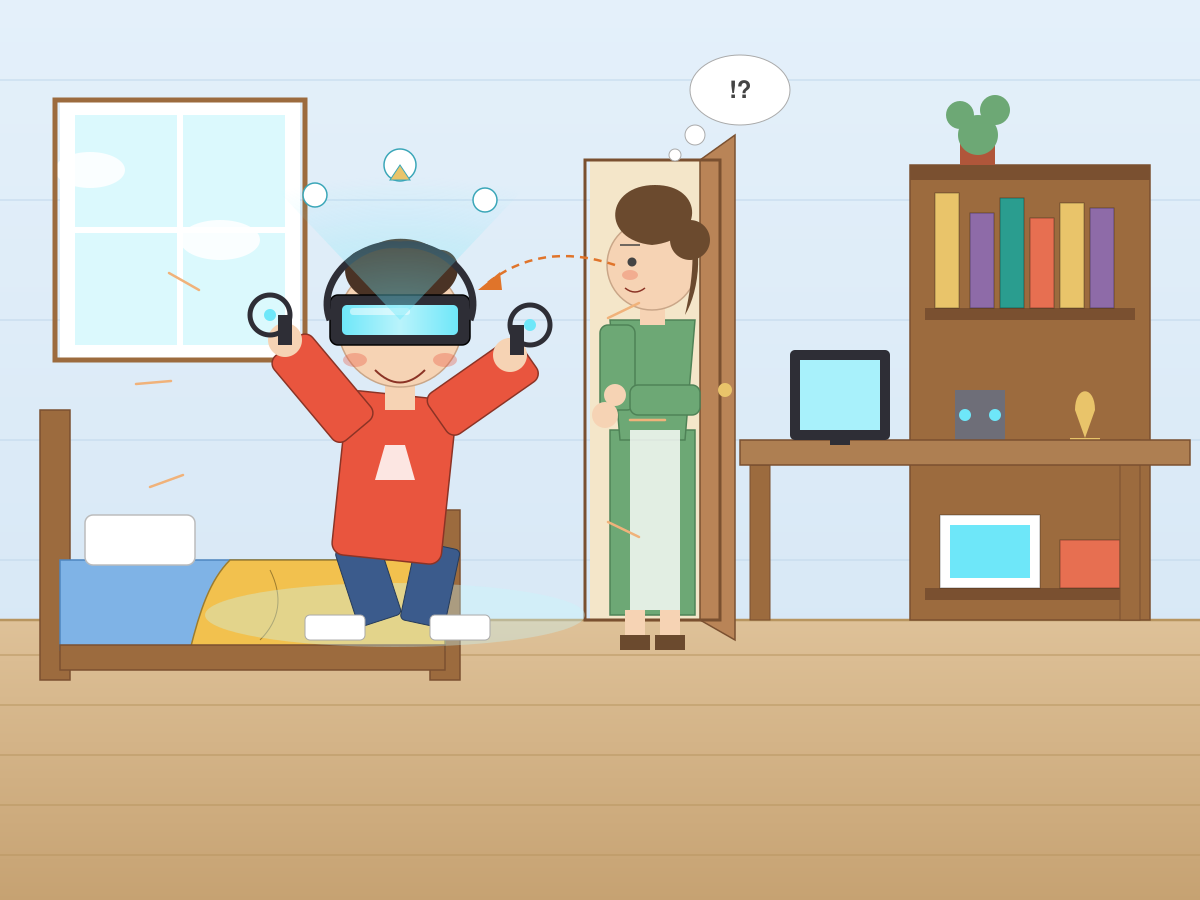

Write Python code to recreate this figure.
import sys

import matplotlib

matplotlib.use("Agg")
import matplotlib.pyplot as plt
import matplotlib.transforms as mtransforms
from matplotlib.patches import Circle, Ellipse, FancyBboxPatch, PathPatch, Polygon, Rectangle
from matplotlib.path import Path

WALL = "#DCEBF7"
WALL_LINE = "#C5DAEC"
FLOOR = "#D8B98F"
FLOOR_DARK = "#B8955F"
WOOD = "#9C6B3E"
WOOD_DARK = "#7A5030"
BED = "#7FB3E6"
BED_DARK = "#4F86BF"
BLANKET = "#F2C14E"
SKIN = "#F6D3B4"
BOY_HAIR = "#4A3325"
BOY_SHIRT = "#E9553E"
BOY_PANTS = "#3B5B8C"
VR = "#2E2E36"
VR_LIGHT = "#6EE7F9"
MOM_HAIR = "#6B4A2E"
MOM_DRESS = "#6DA875"
MOM_DRESS_DARK = "#4E8256"
DOOR = "#B98457"
HALL = "#F4E6C9"
GAZE = "#E0742A"
BOOKS = ["#E76F51", "#2A9D8F", "#E9C46A", "#8E6BA8"]


def rect(ax, x, y, w, h, fc, ec="none", lw=1.0, z=1, alpha=1.0, rot=None):
    p = Rectangle((x, y), w, h, facecolor=fc, edgecolor=ec, linewidth=lw, zorder=z, alpha=alpha)
    if rot is not None:
        cx, cy, deg = rot
        p.set_transform(mtransforms.Affine2D().rotate_deg_around(cx, cy, deg) + ax.transData)
    ax.add_patch(p)


def rrect(ax, x, y, w, h, fc, ec="none", lw=1.0, z=1, r=0.1, rot=None):
    p = FancyBboxPatch((x, y), w, h, boxstyle=f"round,pad=0,rounding_size={r}",
                       facecolor=fc, edgecolor=ec, linewidth=lw, zorder=z)
    if rot is not None:
        cx, cy, deg = rot
        p.set_transform(mtransforms.Affine2D().rotate_deg_around(cx, cy, deg) + ax.transData)
    ax.add_patch(p)


def poly(ax, pts, fc, ec="none", lw=1.0, z=1, alpha=1.0):
    ax.add_patch(Polygon(pts, closed=True, facecolor=fc, edgecolor=ec, linewidth=lw, zorder=z, alpha=alpha))


def bez(ax, verts, codes, fc="none", ec="none", lw=1.0, z=1, alpha=1.0, ls="-"):
    ax.add_patch(PathPatch(Path(verts, codes), facecolor=fc, edgecolor=ec, linewidth=lw, zorder=z,
                           alpha=alpha, linestyle=ls, capstyle="round"))


def circ(ax, xy, r, fc, ec="none", lw=1.0, z=1, alpha=1.0):
    ax.add_patch(Circle(xy, r, facecolor=fc, edgecolor=ec, linewidth=lw, zorder=z, alpha=alpha))


def main() -> None:
    out_path = sys.argv[1]
    fig = plt.figure(figsize=(12, 9), dpi=100)
    ax = fig.add_axes([0, 0, 1, 1])
    ax.set_xlim(0, 12)
    ax.set_ylim(0, 9)
    ax.set_aspect("equal")
    ax.axis("off")

    rect(ax, 0, 0, 12, 9, WALL, z=0)
    for y in (3.4, 4.6, 5.8, 7.0, 8.2):
        ax.plot([0, 12], [y, y], color=WALL_LINE, lw=0.8, zorder=0)
    rect(ax, 0, 0, 12, 2.8, FLOOR, z=1)
    for y in (0.45, 0.95, 1.45, 1.95, 2.45):
        ax.plot([0, 12], [y, y], color=FLOOR_DARK, lw=0.6, zorder=1)
    ax.plot([0, 12], [2.8, 2.8], color=FLOOR_DARK, lw=1.5, zorder=1)

    # window
    rect(ax, 0.6, 5.4, 2.4, 2.6, "white", z=2)
    rect(ax, 0.75, 5.55, 2.1, 2.3, "#DBF9FD", z=2)
    ax.add_patch(Ellipse((0.9, 7.3), 0.7, 0.36, facecolor="white", alpha=0.8, zorder=3))
    ax.add_patch(Ellipse((2.2, 6.6), 0.8, 0.4, facecolor="white", alpha=0.8, zorder=3))
    ax.plot([1.8, 1.8], [5.55, 7.85], color="white", lw=4, zorder=3)
    ax.plot([0.75, 2.85], [6.7, 6.7], color="white", lw=4, zorder=3)
    rect(ax, 0.55, 5.4, 2.5, 2.6, "none", ec=WOOD, lw=3, z=4)

    # bed
    rect(ax, 0.4, 2.2, 0.3, 2.7, WOOD, ec=WOOD_DARK, z=3)
    rect(ax, 4.3, 2.2, 0.3, 1.7, WOOD, ec=WOOD_DARK, z=3)
    rect(ax, 0.6, 2.5, 3.85, 0.9, BED, ec=BED_DARK, z=4)
    bez(ax, [(1.9, 2.5), (4.45, 2.5), (4.45, 3.4), (2.3, 3.4), (2.1, 3.2), (2.0, 2.9), (1.9, 2.5)],
        [Path.MOVETO, Path.LINETO, Path.LINETO, Path.LINETO, Path.CURVE4, Path.CURVE4, Path.CURVE4],
        fc=BLANKET, ec="#9C7C2E", lw=0.8, z=5)
    bez(ax, [(2.6, 2.6), (2.9, 2.9), (2.9, 3.1), (2.7, 3.3)], [Path.MOVETO] + [Path.CURVE4] * 3, ec="#9C7C2E", lw=0.6, z=6)
    rrect(ax, 0.85, 3.35, 1.1, 0.5, "white", ec="#BBBBBB", lw=0.8, z=6, r=0.08)
    rect(ax, 0.6, 2.3, 3.85, 0.25, WOOD, ec=WOOD_DARK, z=6)
    circ(ax, (3.6, 3.5), 0.22, "#F6BBB1", z=7)
    circ(ax, (3.45, 3.7), 0.09, "#F6BBB1", z=7)
    circ(ax, (3.75, 3.7), 0.09, "#F6BBB1", z=7)
    circ(ax, (3.53, 3.53), 0.03, "#444444", z=8)
    circ(ax, (3.67, 3.53), 0.03, "#444444", z=8)

    # bookshelf
    rect(ax, 9.1, 2.8, 2.4, 4.55, WOOD, ec=WOOD_DARK, z=3)
    for y in (3.0, 4.4, 5.8):
        rect(ax, 9.25, y, 2.1, 0.12, WOOD_DARK, z=4)
    rect(ax, 9.1, 7.2, 2.4, 0.15, WOOD_DARK, z=4)
    rect(ax, 9.6, 7.35, 0.35, 0.3, "#B0563A", z=4)
    for (cx, cy, r) in ((9.78, 7.65, 0.2), (9.6, 7.85, 0.14), (9.95, 7.9, 0.15)):
        circ(ax, (cx, cy), r, MOM_DRESS, z=4)
    for i, (x, h) in enumerate([(9.35, 1.2), (9.7, 1.0), (10.0, 1.15), (10.3, 0.95), (10.6, 1.1), (10.9, 1.05)]):
        rect(ax, x, 5.92, 0.24, h - 0.05, BOOKS[(i + 2) % 4], ec="#00000055", lw=0.6, z=4)
    rect(ax, 9.55, 4.52, 0.5, 0.58, "#6E6E78", z=4)
    circ(ax, (9.65, 4.85), 0.06, VR_LIGHT, z=5)
    circ(ax, (9.95, 4.85), 0.06, VR_LIGHT, z=5)
    rect(ax, 10.7, 4.52, 0.3, 0.1, BOOKS[2], z=4)
    bez(ax, [(10.85, 4.62), (10.75, 4.9), (10.75, 5.15), (10.95, 5.15), (10.95, 4.9), (10.85, 4.62)],
        [Path.MOVETO, Path.LINETO, Path.CURVE4, Path.CURVE4, Path.CURVE4, Path.LINETO], fc=BOOKS[2], z=4)
    rect(ax, 9.4, 3.12, 1.0, 0.73, "white", ec="#00000055", z=4)
    rect(ax, 9.5, 3.22, 0.8, 0.53, VR_LIGHT, z=5)
    rect(ax, 10.6, 3.12, 0.6, 0.48, BOOKS[0], ec="#00000055", z=4)

    # desk with monitor
    rect(ax, 11.2, 2.8, 0.2, 1.6, WOOD, ec=WOOD_DARK, z=3)
    rect(ax, 7.4, 4.35, 4.5, 0.25, "#AE7F52", ec=WOOD_DARK, z=5)
    rect(ax, 7.5, 2.8, 0.2, 1.55, WOOD, ec=WOOD_DARK, z=3)
    rrect(ax, 7.9, 4.6, 1.0, 0.9, VR, z=6, r=0.05)
    rect(ax, 8.0, 4.7, 0.8, 0.7, "#A8F1FB", z=7)
    rect(ax, 8.3, 4.55, 0.2, 0.1, VR, z=6)

    # door and hallway
    rect(ax, 5.9, 2.8, 1.3, 4.6, HALL, z=2)
    poly(ax, [(7.0, 2.8), (7.35, 2.6), (7.35, 7.65), (7.0, 7.4)], DOOR, ec=WOOD_DARK, lw=1.0, z=3)
    rect(ax, 5.85, 2.8, 1.35, 4.6, "none", ec=WOOD_DARK, lw=1.5, z=4)
    circ(ax, (7.25, 5.1), 0.07, BOOKS[2], z=5)

    # mother in the doorway
    rect(ax, 6.1, 2.85, 0.85, 1.85, MOM_DRESS, ec=MOM_DRESS_DARK, z=5)
    poly(ax, [(6.2, 4.6), (6.85, 4.6), (6.95, 5.8), (6.1, 5.8)], MOM_DRESS, ec=MOM_DRESS_DARK, z=5)
    rect(ax, 6.25, 2.6, 0.2, 0.3, SKIN, z=5)
    rect(ax, 6.6, 2.6, 0.2, 0.3, SKIN, z=5)
    rect(ax, 6.2, 2.5, 0.3, 0.15, MOM_HAIR, z=5)
    rect(ax, 6.55, 2.5, 0.3, 0.15, MOM_HAIR, z=5)
    rrect(ax, 6.0, 4.9, 0.35, 0.85, MOM_DRESS, ec=MOM_DRESS_DARK, z=6, r=0.08)
    rrect(ax, 6.3, 4.85, 0.7, 0.3, MOM_DRESS, ec=MOM_DRESS_DARK, z=6, r=0.08)
    circ(ax, (6.05, 4.85), 0.13, SKIN, z=7)
    circ(ax, (6.15, 5.05), 0.11, SKIN, z=7)
    rect(ax, 6.3, 2.9, 0.5, 1.8, "white", z=6, alpha=0.8)
    rect(ax, 6.4, 5.75, 0.25, 0.2, SKIN, z=5)
    circ(ax, (6.52, 6.35), 0.45, SKIN, ec="#C9A688", lw=0.8, z=7)
    bez(ax, [(6.52, 6.55), (6.0, 6.6), (6.05, 7.15), (6.55, 7.15), (7.05, 7.15), (7.05, 6.6), (6.52, 6.55)],
        [Path.MOVETO] + [Path.CURVE4] * 6, fc=MOM_HAIR, z=8)
    bez(ax, [(6.85, 6.9), (7.05, 6.6), (7.0, 6.1), (6.85, 5.85), (6.95, 6.3), (6.95, 6.6), (6.85, 6.9)],
        [Path.MOVETO] + [Path.CURVE4] * 6, fc=MOM_HAIR, z=8)
    circ(ax, (6.9, 6.6), 0.2, MOM_HAIR, z=8)
    circ(ax, (6.32, 6.38), 0.045, "#444444", z=9)
    ax.plot([6.2, 6.4], [6.55, 6.55], color="#444444", lw=0.8, zorder=9)
    bez(ax, [(6.25, 6.12), (6.32, 6.06), (6.38, 6.06), (6.45, 6.12)], [Path.MOVETO] + [Path.CURVE4] * 3, ec="#8B3325", lw=1.0, z=9)
    ax.add_patch(Ellipse((6.3, 6.25), 0.16, 0.1, facecolor=BOY_SHIRT, alpha=0.3, zorder=9))
    circ(ax, (6.75, 7.45), 0.06, "white", ec="#AAAAAA", z=9)
    circ(ax, (6.95, 7.65), 0.1, "white", ec="#AAAAAA", z=9)
    ax.add_patch(Ellipse((7.4, 8.1), 1.0, 0.7, facecolor="white", edgecolor="#AAAAAA", zorder=9))
    ax.text(7.4, 8.08, "!?", ha="center", va="center", fontsize=13, fontweight="bold", color="#444444", zorder=10)

    # boy playing VR
    import math
    for a in (150, 175, 200):
        r = math.radians(a)
        ax.plot([3.9 + 2.2 * math.cos(r), 3.9 + 2.55 * math.cos(r)], [5.0 + 2.2 * math.sin(r), 5.0 + 2.55 * math.sin(r)],
                color="#F0B27A", lw=1.4, zorder=4)
    for a in (-25, 0, 25):
        r = math.radians(a)
        ax.plot([3.9 + 2.4 * math.cos(r), 3.9 + 2.75 * math.cos(r)], [4.8 + 2.4 * math.sin(r), 4.8 + 2.75 * math.sin(r)],
                color="#F0B27A", lw=1.4, zorder=4)
    ax.add_patch(Ellipse((3.95, 2.85), 3.8, 0.64, facecolor="#C5F5FB", alpha=0.35, zorder=4))
    rrect(ax, 3.35, 2.75, 0.45, 0.8, BOY_PANTS, ec="#243A5A", z=6, r=0.05, rot=(3.55, 3.5, 18))
    rrect(ax, 4.15, 2.75, 0.45, 0.8, BOY_PANTS, ec="#243A5A", z=6, r=0.05, rot=(4.35, 3.5, -12))
    rrect(ax, 3.05, 2.6, 0.6, 0.25, "white", ec="#AAAAAA", z=7, r=0.05)
    rrect(ax, 4.3, 2.6, 0.6, 0.25, "white", ec="#AAAAAA", z=7, r=0.05)
    rrect(ax, 3.4, 3.4, 1.1, 1.65, BOY_SHIRT, ec="#8B3325", z=8, r=0.12, rot=(3.95, 4.3, -6))
    poly(ax, [(3.75, 4.2), (4.15, 4.2), (4.05, 4.55), (3.85, 4.55)], "white", z=9, alpha=0.85)
    rrect(ax, 3.2, 4.65, 0.5, 1.1, BOY_SHIRT, ec="#8B3325", z=8, r=0.1, rot=(3.45, 4.85, 40))
    rrect(ax, 4.25, 4.75, 0.5, 1.1, BOY_SHIRT, ec="#8B3325", z=8, r=0.1, rot=(4.5, 4.9, -55))
    circ(ax, (2.85, 5.6), 0.17, SKIN, z=9)
    circ(ax, (5.1, 5.45), 0.17, SKIN, z=9)
    circ(ax, (2.7, 5.85), 0.2, "none", ec=VR, lw=3, z=10)
    rect(ax, 2.78, 5.55, 0.14, 0.3, VR, z=10)
    circ(ax, (5.3, 5.75), 0.2, "none", ec=VR, lw=3, z=10)
    rect(ax, 5.1, 5.45, 0.14, 0.3, VR, z=10)
    circ(ax, (2.7, 5.85), 0.06, VR_LIGHT, z=11)
    circ(ax, (5.3, 5.75), 0.06, VR_LIGHT, z=11)
    rect(ax, 3.85, 4.95, 0.3, 0.3, SKIN, z=8)
    circ(ax, (4.0, 5.75), 0.62, SKIN, ec="#C9A688", lw=0.8, z=9)
    bez(ax, [(4.0, 5.95), (3.3, 5.95), (3.35, 6.55), (3.7, 6.5), (3.8, 6.65), (4.2, 6.65), (4.35, 6.5),
             (4.7, 6.55), (4.7, 5.95), (4.0, 5.95)], [Path.MOVETO] + [Path.CURVE4] * 9, fc=BOY_HAIR, z=10)
    rrect(ax, 3.3, 5.55, 1.4, 0.5, VR, ec="black", lw=0.8, z=11, r=0.08)
    rrect(ax, 3.42, 5.65, 1.16, 0.3, VR_LIGHT, z=12, r=0.05)
    rect(ax, 3.5, 5.85, 0.6, 0.07, "white", z=13, alpha=0.5)
    bez(ax, [(3.3, 5.8), (3.15, 6.2), (3.6, 6.6), (4.0, 6.55), (4.4, 6.6), (4.85, 6.2), (4.7, 5.8)],
        [Path.MOVETO] + [Path.CURVE4] * 6, ec=VR, lw=4, z=11)
    bez(ax, [(3.75, 5.3), (3.9, 5.1), (4.1, 5.1), (4.25, 5.3)], [Path.MOVETO] + [Path.CURVE4] * 3, ec="#8B3325", lw=1.2, z=10)
    ax.add_patch(Ellipse((3.55, 5.4), 0.24, 0.14, facecolor=BOY_SHIRT, alpha=0.35, zorder=10))
    ax.add_patch(Ellipse((4.45, 5.4), 0.24, 0.14, facecolor=BOY_SHIRT, alpha=0.35, zorder=10))

    # gaze: mother -> boy; boy's view cone into VR
    ax.annotate("", xy=(4.85, 6.15), xytext=(6.15, 6.35),
                arrowprops=dict(arrowstyle="-|>", color=GAZE, lw=1.6, linestyle="--",
                                connectionstyle="arc3,rad=0.3"), zorder=14)
    poly(ax, [(4.0, 5.8), (2.3, 7.6), (5.7, 7.6)], VR_LIGHT, z=5, alpha=0.18)
    circ(ax, (3.15, 7.05), 0.12, "white", ec="#3AA6B8", z=6)
    circ(ax, (4.0, 7.35), 0.16, "white", ec="#3AA6B8", z=6)
    circ(ax, (4.85, 7.0), 0.12, "white", ec="#3AA6B8", z=6)
    poly(ax, [(4.0, 7.35), (3.9, 7.2), (4.1, 7.2)], BOOKS[2], ec="#3AA6B8", lw=0.8, z=7)

    fig.savefig(out_path, dpi=100, facecolor=WALL)


if __name__ == "__main__":
    main()
